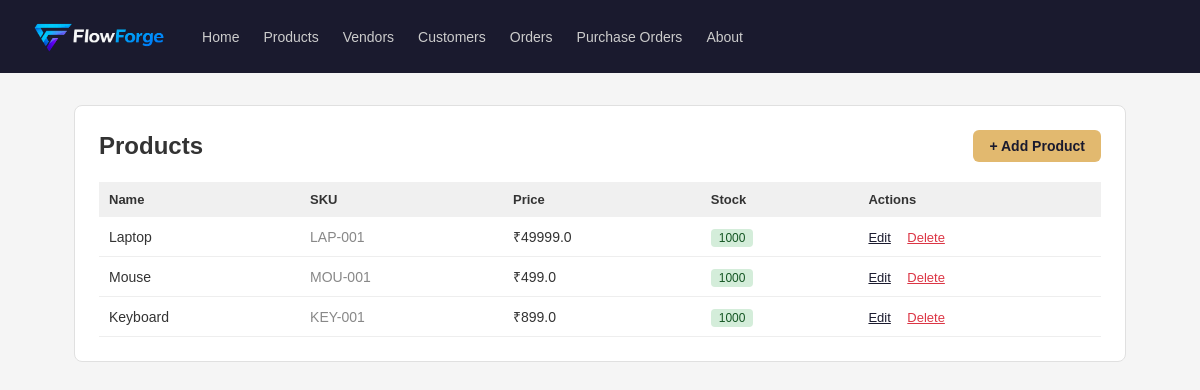
Page /products on the committed database.
### tables this page shows
CREATE TABLE products (
            id INTEGER PRIMARY KEY AUTOINCREMENT,
            name TEXT NOT NULL,
            sku TEXT UNIQUE NOT NULL,
            purchase_price REAL NOT NULL DEFAULT 0,
            unit_price REAL NOT NULL,
            gst_percent REAL DEFAULT 0,
            stock_qty INTEGER DEFAULT 0,
            description TEXT
        );

### App.py (the view)
@app.route('/products')
def products_list():
    db = get_db()
    products = db.execute('SELECT * FROM products').fetchall()
    db.close()
    return render_template('products/list.html', products=products)

### database.py (called while the page is built)
def get_db():
    conn = sqlite3.connect(DATABASE)
    conn.row_factory = sqlite3.Row
    return conn

### templates/products/list.html (shortened to what this page needs)
{% extends "base.html" %}
{% block content %}
<div class="card">
    <div style="display: flex; justify-content: space-between; align-items: center;">
        <h2>Products</h2>
        <a href="/products/add" style="background: #e2b96f; color: #1a1a2e; padding: 8px 16px;
           border-radius: 6px; text-decoration: none; font-size: 14px; font-weight: 600;">
            + Add Product
        </a>
    </div>
    <table style="width: 100%; border-collapse: collapse; margin-top: 20px;">
        <thead>
            <tr style="background: #f0f0f0;">
                <th style="padding: 10px; text-align: left; font-size: 13px;">Name</th>
                <th style="padding: 10px; text-align: left; font-size: 13px;">SKU</th>
                <th style="padding: 10px; text-align: left; font-size: 13px;">Price</th>
                <th style="padding: 10px; text-align: left; font-size: 13px;">Stock</th>
                <th style="padding: 10px; text-align: left; font-size: 13px;">Actions</th>
            </tr>
        </thead>
        <tbody>
            {% for product in products %}
            <tr style="border-bottom: 1px solid #eee;">
                <td style="padding: 10px; font-size: 14px;">{{ product['name'] }}</td>
                <td style="padding: 10px; font-size: 14px; color: #888;">{{ product['sku'] }}</td>
                <td style="padding: 10px; font-size: 14px;">₹{{ product['unit_price'] }}</td>
                <td style="padding: 10px; font-size: 14px;">
                    <span style="background: {% if product['stock_qty'] < 5 %}#f8d7da{% else %}#d4edda{% endif %};
                                 color: {% if product['stock_qty'] < 5 %}#721c24{% else %}#155724{% endif %};
                                 padding: 2px 8px; border-radius: 4px; font-size: 12px;">
                        {{ product['stock_qty'] }}
                    </span>
                </td>
                <td style="padding: 10px;">
                    <a href="/products/edit/{{ product['id'] }}"
                       style="font-size: 13px; color: #1a1a2e; margin-right: 12px;">Edit</a>
                    <a href="/products/delete/{{ product['id'] }}"
                       style="font-size: 13px; color: #dc3545;"
                       onclick="return confirm('Delete karna chahte ho?')">Delete</a>
                </td>
            </tr>
            {% else %}
            <tr>
                <td colspan="5" style="padding: 20px; text-align: center; color: #aaa; font-size: 14px;">
                    Koi product nahi abhi. "+ Add Product" click karo!
                </td>
            </tr>
            {% endfor %}
        </tbody>
    </table>
</div>
{% endblock %}

### templates/base.html (style rules this page uses)
* { margin: 0; padding: 0; box-sizing: border-box; }
body { font-family: sans-serif; background: #f5f5f5; color: #333; }
.card { background: white; border-radius: 8px; padding: 24px; border: 1px solid #e0e0e0; }

### rows in the picture
products: name "Laptop", sku "LAP-001", unit_price "49999.0", stock_qty "1000"
products: name "Mouse", sku "MOU-001", unit_price "499.0", stock_qty "1000"
products: name "Keyboard", sku "KEY-001", unit_price "899.0", stock_qty "1000"
